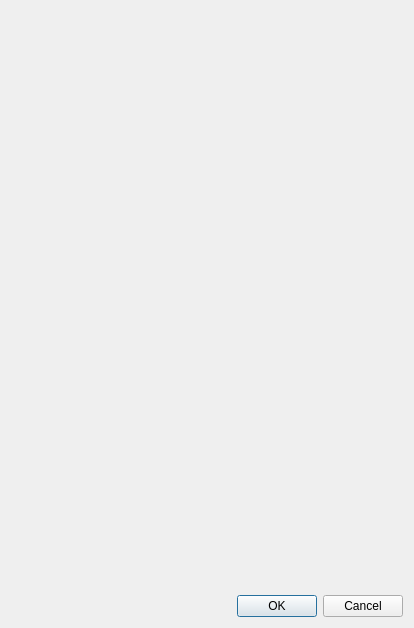
<?xml version="1.0" encoding="UTF-8"?>
<ui version="4.0">
 <class>DACommonPropertySettingDialog</class>
 <widget class="QDialog" name="DACommonPropertySettingDialog">
  <property name="geometry">
   <rect>
    <x>0</x>
    <y>0</y>
    <width>414</width>
    <height>628</height>
   </rect>
  </property>
  <property name="windowTitle">
   <string>Dialog</string>
  </property>
  <layout class="QVBoxLayout" name="verticalLayout">
   <item>
    <widget class="QtTreePropertyBrowser" name="propertyBrowser" native="true"/>
   </item>
   <item>
    <widget class="QDialogButtonBox" name="buttonBox">
     <property name="standardButtons">
      <set>QDialogButtonBox::StandardButton::Cancel|QDialogButtonBox::StandardButton::Ok</set>
     </property>
    </widget>
   </item>
  </layout>
 </widget>
 <customwidgets>
  <customwidget>
   <class>QtTreePropertyBrowser</class>
   <extends>QWidget</extends>
   <header>qttreepropertybrowser.h</header>
   <container>1</container>
  </customwidget>
 </customwidgets>
 <resources/>
 <connections>
  <connection>
   <sender>buttonBox</sender>
   <signal>accepted()</signal>
   <receiver>DACommonPropertySettingDialog</receiver>
   <slot>accept()</slot>
   <hints>
    <hint type="sourcelabel">
     <x>285</x>
     <y>599</y>
    </hint>
    <hint type="destinationlabel">
     <x>5</x>
     <y>585</y>
    </hint>
   </hints>
  </connection>
  <connection>
   <sender>buttonBox</sender>
   <signal>rejected()</signal>
   <receiver>DACommonPropertySettingDialog</receiver>
   <slot>reject()</slot>
   <hints>
    <hint type="sourcelabel">
     <x>362</x>
     <y>605</y>
    </hint>
    <hint type="destinationlabel">
     <x>411</x>
     <y>587</y>
    </hint>
   </hints>
  </connection>
 </connections>
</ui>
